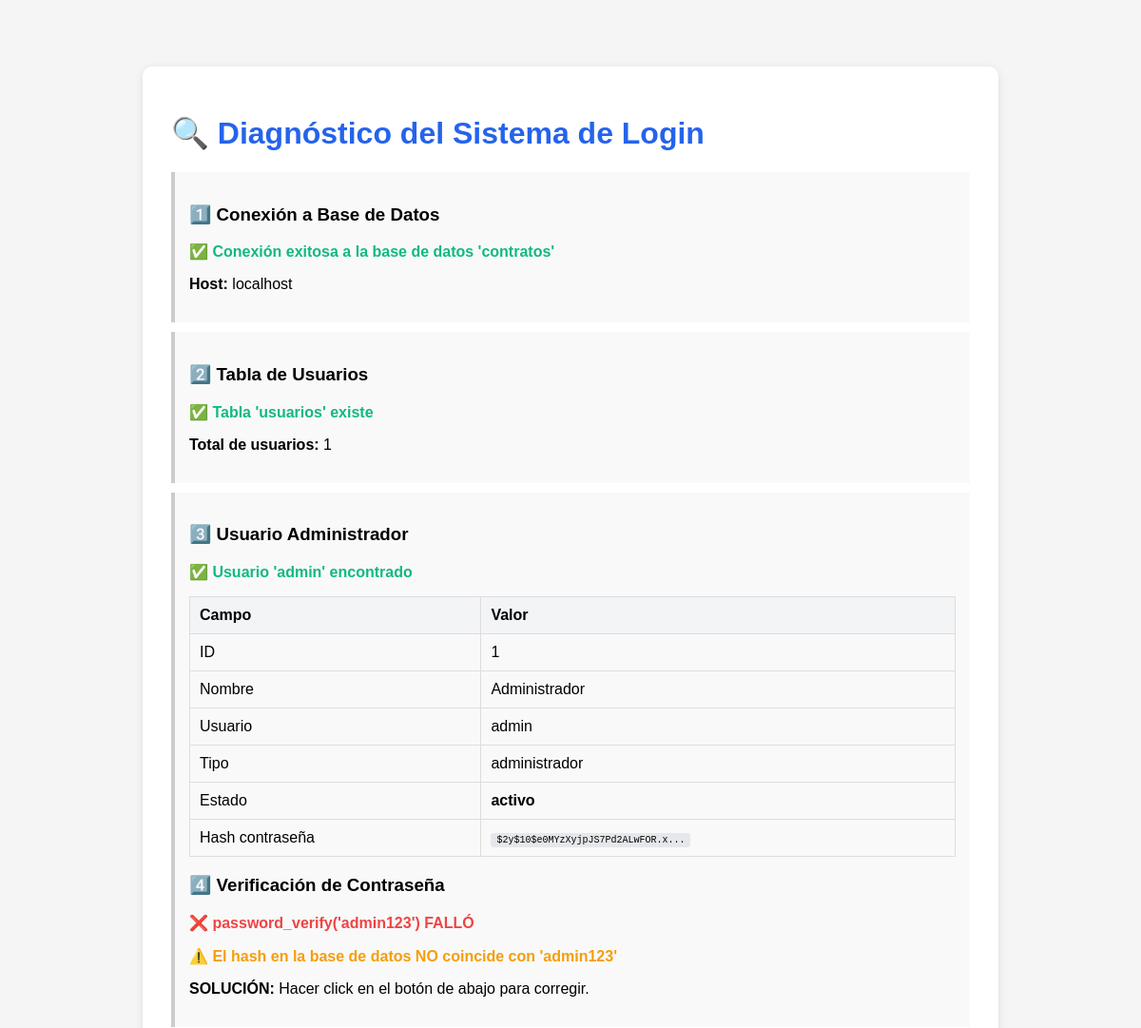
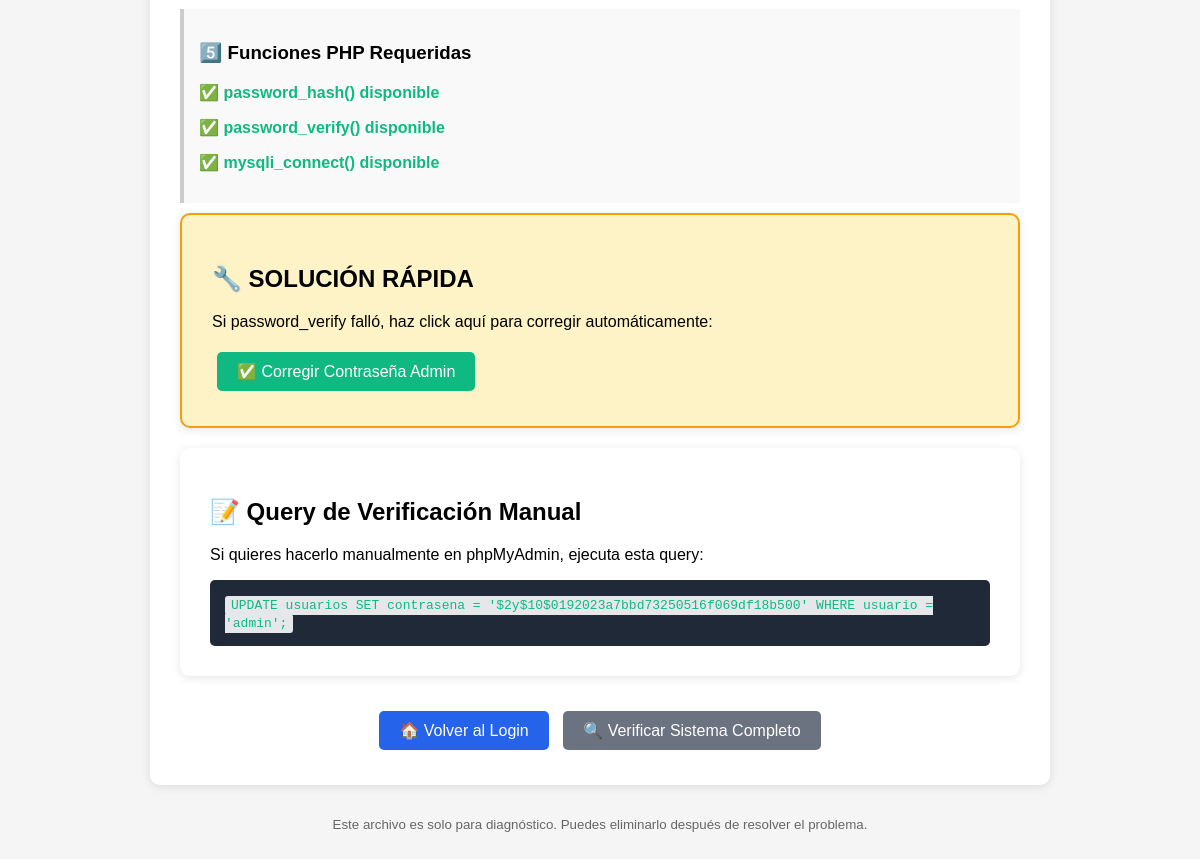
/diagnostico_login.php, run on the app's committed database (2 pictures, top to bottom).
### tables this page shows
CREATE TABLE IF NOT EXISTS usuarios (
    id INT AUTO_INCREMENT PRIMARY KEY,
    nombre VARCHAR(100) NOT NULL,
    usuario VARCHAR(50) NOT NULL UNIQUE,
    contrasena VARCHAR(255) NOT NULL,
    tipo_usuario ENUM('administrador', 'usuario') NOT NULL DEFAULT 'usuario',
    estado ENUM('activo', 'inactivo') NOT NULL DEFAULT 'activo',
    fecha_creacion TIMESTAMP DEFAULT CURRENT_TIMESTAMP,
    fecha_actualizacion TIMESTAMP DEFAULT CURRENT_TIMESTAMP ON UPDATE CURRENT_TIMESTAMP,
    INDEX idx_usuario (usuario),
    INDEX idx_tipo (tipo_usuario),
    INDEX idx_estado (estado)
);

### diagnostico_login.php (the view, shortened to what this page needs)
<!DOCTYPE html>
<html lang="es">
<head>
</head>
<body>
    <div class="card">
        <h1>🔍 Diagnóstico del Sistema de Login</h1>
        <?php
        echo "<div class='test'>";
        echo "<h3>1️⃣ Conexión a Base de Datos</h3>";
        try {
            require_once 'conexion.php';
            if ($mysqli->connect_error) {
                echo "<p class='error'>❌ Error de conexión: " . $mysqli->connect_error . "</p>";
            } else {
                echo "<p class='success'>✅ Conexión exitosa a la base de datos 'contratos'</p>";
                echo "<p><strong>Host:</strong> " . $mysqli->host_info . "</p>";
            }
        } catch (Exception $e) {
            echo "<p class='error'>❌ Error: " . $e->getMessage() . "</p>";
        }
        echo "</div>";
        echo "<div class='test'>";
        echo "<h3>2️⃣ Tabla de Usuarios</h3>";
        $result = $mysqli->query("SELECT COUNT(*) as total FROM usuarios");
        if ($result) {
            $row = $result->fetch_assoc();
            echo "<p class='success'>✅ Tabla 'usuarios' existe</p>";
            echo "<p><strong>Total de usuarios:</strong> " . $row['total'] . "</p>";
        } else {
            echo "<p class='error'>❌ Error al consultar tabla usuarios: " . $mysqli->error . "</p>";
        }
        echo "</div>";
        echo "<div class='test'>";
        echo "<h3>3️⃣ Usuario Administrador</h3>";
        $stmt = $mysqli->prepare("SELECT id, nombre, usuario, contrasena, tipo_usuario, estado FROM usuarios WHERE usuario = 'admin'");
        $stmt->execute();
        $result = $stmt->get_result();
        if ($result->num_rows > 0) {
            $user = $result->fetch_assoc();
            echo "<p class='success'>✅ Usuario 'admin' encontrado</p>";
            echo "<table>";
            echo "<tr><th>Campo</th><th>Valor</th></tr>";
            echo "<tr><td>ID</td><td>" . $user['id'] . "</td></tr>";
            echo "<tr><td>Nombre</td><td>" . $user['nombre'] . "</td></tr>";
            echo "<tr><td>Usuario</td><td>" . $user['usuario'] . "</td></tr>";
            echo "<tr><td>Tipo</td><td>" . $user['tipo_usuario'] . "</td></tr>";
            echo "<tr><td>Estado</td><td><strong>" . $user['estado'] . "</strong></td></tr>";
            echo "<tr><td>Hash contraseña</td><td><code style='font-size: 10px;'>" . substr($user['contrasena'], 0, 30) . "...</code></td></tr>";
            echo "</table>";
            echo "<h3>4️⃣ Verificación de Contraseña</h3>";
            $password_test = 'admin123';
            if (password_verify($password_test, $user['contrasena'])) {
                echo "<p class='success'>✅ password_verify('admin123') funciona correctamente</p>";
                echo "<p>La contraseña está bien configurada en la base de datos.</p>";
            } else {
                echo "<p class='error'>❌ password_verify('admin123') FALLÓ</p>";
                echo "<p class='warning'>⚠️ El hash en la base de datos NO coincide con 'admin123'</p>";
                echo "<p><strong>SOLUCIÓN:</strong> Hacer click en el botón de abajo para corregir.</p>";
            }
        } else {
            echo "<p class='error'>❌ Usuario 'admin' NO encontrado en la base de datos</p>";
            echo "<p><strong>SOLUCIÓN:</strong> Necesitas crear el usuario admin manualmente.</p>";
        }
        echo "</div>";
        echo "<div class='test'>";
        echo "<h3>5️⃣ Funciones PHP Requeridas</h3>";
        $funciones = ['password_hash', 'password_verify', 'mysqli_connect'];
        foreach ($funciones as $func) {
            if (function_exists($func)) {
                echo "<p class='success'>✅ $func() disponible</p>";
            } else {
                echo "<p class='error'>❌ $func() NO disponible</p>";
                $todas_ok = false;
            }
        }
        echo "</div>";
        echo "<div class='card' style='background: #fef3c7; border: 2px solid #f59e0b;'>";
        echo "<h2>🔧 SOLUCIÓN RÁPIDA</h2>";
        if (isset($_GET['corregir']) && $_GET['corregir'] == 'si') {
            $nuevo_hash = password_hash('admin123', PASSWORD_DEFAULT);
            $stmt_update = $mysqli->prepare("UPDATE usuarios SET contrasena = ? WHERE usuario = 'admin'");
            $stmt_update->bind_param("s", $nuevo_hash);
            if ($stmt_update->execute()) {
                echo "<p class='success' style='font-size: 18px;'>✅ ¡CONTRASEÑA CORREGIDA!</p>";
                echo "<p>Hash actualizado en la base de datos.</p>";
                echo "<p><strong>Ahora puedes iniciar sesión con:</strong></p>";
                echo "<ul>";
                echo "<li>Usuario: <code>admin</code></li>";
                echo "<li>Contraseña: <code>admin123</code></li>";
                echo "</ul>";
                echo "<a href='index.php' class='btn'>🚀 Ir al Login</a>";
            } else {
                echo "<p class='error'>❌ Error al actualizar: " . $mysqli->error . "</p>";
            }
            $stmt_update->close();
        } else {
            echo "<p>Si password_verify falló, haz click aquí para corregir automáticamente:</p>";
            echo "<a href='diagnostico_login.php?corregir=si' class='btn' style='background: #10b981;'>✅ Corregir Contraseña Admin</a>";
        }
        echo "</div>";
        echo "<div class='card'>";
        echo "<h2>📝 Query de Verificación Manual</h2>";
        echo "<p>Si quieres hacerlo manualmente en phpMyAdmin, ejecuta esta query:</p>";
        $hash_ejemplo = password_hash('admin123', PASSWORD_DEFAULT);
        echo "<div class='query-box'>";
        echo "<code>UPDATE usuarios SET contrasena = '$hash_ejemplo' WHERE usuario = 'admin';</code>";
        echo "</div>";
        echo "</div>";
        ?>
        <div style="text-align: center; margin-top: 30px;">
            <a href="index.php" class="btn">🏠 Volver al Login</a>
            <a href="verificar_sistema.php" class="btn" style="background: #6b7280;">🔍 Verificar Sistema Completo</a>
        </div>
    </div>
    <div style="text-align: center; color: #666; margin-top: 30px;">
        <p><small>Este archivo es solo para diagnóstico. Puedes eliminarlo después de resolver el problema.</small></p>
    </div>
</body>
</html>

### diagnostico_login.php (style rules this page uses)
body { font-family: Arial, sans-serif; max-width: 900px; margin: 50px auto; padding: 20px; background: #f5f5f5; }
.card { background: white; padding: 30px; border-radius: 10px; box-shadow: 0 2px 10px rgba(0,0,0,0.1); margin-bottom: 20px; }
h1 { color: #2563eb; }
.success { color: #10b981; font-weight: bold; }
.error { color: #ef4444; font-weight: bold; }
.warning { color: #f59e0b; font-weight: bold; }
.test { padding: 15px; margin: 10px 0; background: #f9f9f9; border-left: 4px solid #ccc; }
code { background: #e5e7eb; padding: 2px 6px; border-radius: 3px; font-family: monospace; }
.btn { display: inline-block; padding: 10px 20px; background: #2563eb; color: white; text-decoration: none; border-radius: 5px; margin: 5px; }
table { width: 100%; border-collapse: collapse; margin: 15px 0; }
table th, table td { padding: 10px; text-align: left; border: 1px solid #ddd; }
table th { background: #f3f4f6; }
.query-box { background: #1f2937; color: #10b981; padding: 15px; border-radius: 5px; overflow-x: auto; }

### data on the page
usuarios: id "1", nombre "Administrador", usuario "admin", tipo_usuario "administrador", estado "activo", contrasena "$2y$10$e0MYzXyjpJS7Pd2ALwFOR.x"

### other printed values
$mysqli->host_info "localhost"
$row['total'] "1"
$func "password_hash"
$func "password_verify"
$func "mysqli_connect"
$hash_ejemplo "$2y$10$0192023a7bbd73250516f069df18b500"
